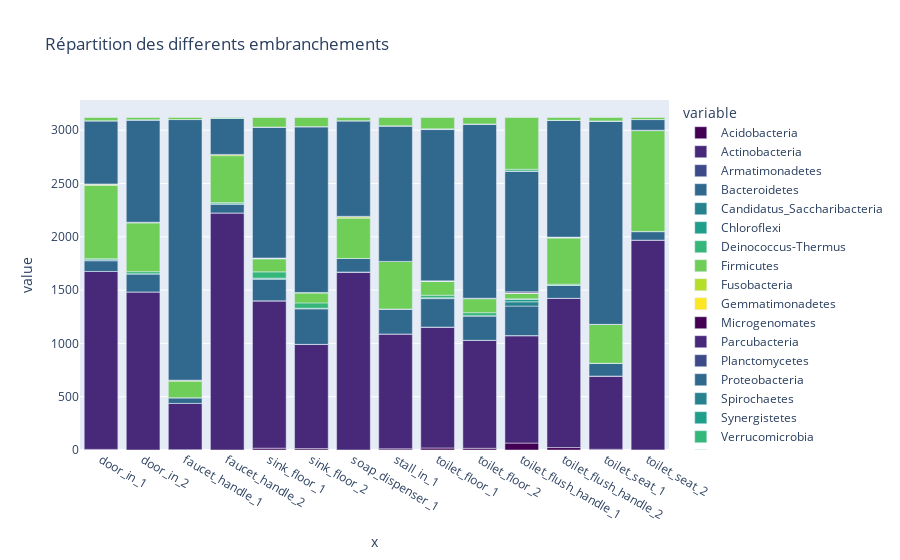

The notebook cell saved with this chart:
### Code cell
#Objectif : Visualisation de la repartition des differents embranchements au sein des differents echantillons a l'aide d'un barplot

matrice=df.groupby(by="embranchement").sum()


indexNamesArr = matrice.index.values
indexNamesArr
listOfRowIndexLabels = list(indexNamesArr)
matrice.to_numpy
columnsNamesArr = matrice.columns.values
listOfColumnNames = list(columnsNamesArr)



fig = px.bar(matrice.transpose(), x=columnsNamesArr, y=listOfRowIndexLabels, color_discrete_sequence=px.colors.sequential.Viridis, title="Répartition des differents embranchements")
fig.show()

### Figure 1 — Plotly figure (JSON) as saved in the notebook; plotly's stock layout.template omitted (floating-point values rounded to 4 significant figures)
{"data": [{"alignmentgroup": "True", "hovertemplate": "variable=Acidobacteria<br>x=%{x}<br>value=%{y}<extra></extra>", "legendgroup": "Acidobacteria", "marker": {"color": "#440154"}, "name": "Acidobacteria", "offsetgroup": "Acidobacteria", "orientation": "v", "showlegend": true, "textposition": "auto", "type": "bar", "x": ["door_in_1", "door_in_2", "faucet_handle_1", "faucet_handle_2", "sink_floor_1", "sink_floor_2", "soap_dispenser_1", "stall_in_1", "toilet_floor_1", "toilet_floor_2", "toilet_flush_handle_1", "toilet_flush_handle_2", "toilet_seat_1", "toilet_seat_2"], "xaxis": "x", "y": [6, 0, 3, 0, 17, 13, 0, 11, 19, 16, 65, 23, 7, 1], "yaxis": "y"}, {"alignmentgroup": "True", "hovertemplate": "variable=Actinobacteria<br>x=%{x}<br>value=%{y}<extra></extra>", "legendgroup": "Actinobacteria", "marker": {"color": "#482878"}, "name": "Actinobacteria", "offsetgroup": "Actinobacteria", "orientation": "v", "showlegend": true, "textposition": "auto", "type": "bar", "x": ["door_in_1", "door_in_2", "faucet_handle_1", "faucet_handle_2", "sink_floor_1", "sink_floor_2", "soap_dispenser_1", "stall_in_1", "toilet_floor_1", "toilet_floor_2", "toilet_flush_handle_1", "toilet_flush_handle_2", "toilet_seat_1", "toilet_seat_2"], "xaxis": "x", "y": [1669, 1483, 434, 2224, 1382, 978, 1665, 1077, 1133, 1013, 1006, 1400, 685, 1968], "yaxis": "y"}, {"alignmentgroup": "True", "hovertemplate": "variable=Armatimonadetes<br>x=%{x}<br>value=%{y}<extra></extra>", "legendgroup": "Armatimonadetes", "marker": {"color": "#3e4989"}, "name": "Armatimonadetes", "offsetgroup": "Armatimonadetes", "orientation": "v", "showlegend": true, "textposition": "auto", "type": "bar", "x": ["door_in_1", "door_in_2", "faucet_handle_1", "faucet_handle_2", "sink_floor_1", "sink_floor_2", "soap_dispenser_1", "stall_in_1", "toilet_floor_1", "toilet_floor_2", "toilet_flush_handle_1", "toilet_flush_handle_2", "toilet_seat_1", "toilet_seat_2"], "xaxis": "x", "y": [0, 0, 0, 0, 0, 0, 5, 0, 1, 0, 3, 0, 2, 0], "yaxis": "y"}, {"alignmentgroup": "True", "hovertemplate": "variable=Bacteroidetes<br>x=%{x}<br>value=%{y}<extra></extra>", "legendgroup": "Bacteroidetes", "marker": {"color": "#31688e"}, "name": "Bacteroidetes", "offsetgroup": "Bacteroidetes", "orientation": "v", "showlegend": true, "textposition": "auto", "type": "bar", "x": ["door_in_1", "door_in_2", "faucet_handle_1", "faucet_handle_2", "sink_floor_1", "sink_floor_2", "soap_dispenser_1", "stall_in_1", "toilet_floor_1", "toilet_floor_2", "toilet_flush_handle_1", "toilet_flush_handle_2", "toilet_seat_1", "toilet_seat_2"], "xaxis": "x", "y": [100, 170, 54, 84, 201, 333, 127, 235, 267, 228, 276, 120, 117, 80], "yaxis": "y"}, {"alignmentgroup": "True", "hovertemplate": "variable=Candidatus_Saccharibacteria<br>x=%{x}<br>value=%{y}<extra></extra>", "legendgroup": "Candidatus_Saccharibacteria", "marker": {"color": "#26828e"}, "name": "Candidatus_Saccharibacteria", "offsetgroup": "Candidatus_Saccharibacteria", "orientation": "v", "showlegend": true, "textposition": "auto", "type": "bar", "x": ["door_in_1", "door_in_2", "faucet_handle_1", "faucet_handle_2", "sink_floor_1", "sink_floor_2", "soap_dispenser_1", "stall_in_1", "toilet_floor_1", "toilet_floor_2", "toilet_flush_handle_1", "toilet_flush_handle_2", "toilet_seat_1", "toilet_seat_2"], "xaxis": "x", "y": [10, 0, 0, 1, 12, 6, 0, 0, 6, 3, 40, 1, 1, 0], "yaxis": "y"}, {"alignmentgroup": "True", "hovertemplate": "variable=Chloroflexi<br>x=%{x}<br>value=%{y}<extra></extra>", "legendgroup": "Chloroflexi", "marker": {"color": "#1f9e89"}, "name": "Chloroflexi", "offsetgroup": "Chloroflexi", "orientation": "v", "showlegend": true, "textposition": "auto", "type": "bar", "x": ["door_in_1", "door_in_2", "faucet_handle_1", "faucet_handle_2", "sink_floor_1", "sink_floor_2", "soap_dispenser_1", "stall_in_1", "toilet_floor_1", "toilet_floor_2", "toilet_flush_handle_1", "toilet_flush_handle_2", "toilet_seat_1", "toilet_seat_2"], "xaxis": "x", "y": [0, 0, 0, 0, 0, 0, 0, 0, 3, 0, 23, 1, 0, 0], "yaxis": "y"}, {"alignmentgroup": "True", "hovertemplate": "variable=Deinococcus-Thermus<br>x=%{x}<br>value=%{y}<extra></extra>", "legendgroup": "Deinococcus-Thermus", "marker": {"color": "#35b779"}, "name": "Deinococcus-Thermus", "offsetgroup": "Deinococcus-Thermus", "orientation": "v", "showlegend": true, "textposition": "auto", "type": "bar", "x": ["door_in_1", "door_in_2", "faucet_handle_1", "faucet_handle_2", "sink_floor_1", "sink_floor_2", "soap_dispenser_1", "stall_in_1", "toilet_floor_1", "toilet_floor_2", "toilet_flush_handle_1", "toilet_flush_handle_2", "toilet_seat_1", "toilet_seat_2"], "xaxis": "x", "y": [10, 20, 0, 12, 59, 50, 0, 0, 23, 28, 5, 10, 2, 1], "yaxis": "y"}, {"alignmentgroup": "True", "hovertemplate": "variable=Firmicutes<br>x=%{x}<br>value=%{y}<extra></extra>", "legendgroup": "Firmicutes", "marker": {"color": "#6ece58"}, "name": "Firmicutes", "offsetgroup": "Firmicutes", "orientation": "v", "showlegend": true, "textposition": "auto", "type": "bar", "x": ["door_in_1", "door_in_2", "faucet_handle_1", "faucet_handle_2", "sink_floor_1", "sink_floor_2", "soap_dispenser_1", "stall_in_1", "toilet_floor_1", "toilet_floor_2", "toilet_flush_handle_1", "toilet_flush_handle_2", "toilet_seat_1", "toilet_seat_2"], "xaxis": "x", "y": [686, 457, 155, 440, 123, 94, 378, 446, 130, 131, 51, 433, 363, 946], "yaxis": "y"}, {"alignmentgroup": "True", "hovertemplate": "variable=Fusobacteria<br>x=%{x}<br>value=%{y}<extra></extra>", "legendgroup": "Fusobacteria", "marker": {"color": "#b5de2b"}, "name": "Fusobacteria", "offsetgroup": "Fusobacteria", "orientation": "v", "showlegend": true, "textposition": "auto", "type": "bar", "x": ["door_in_1", "door_in_2", "faucet_handle_1", "faucet_handle_2", "sink_floor_1", "sink_floor_2", "soap_dispenser_1", "stall_in_1", "toilet_floor_1", "toilet_floor_2", "toilet_flush_handle_1", "toilet_flush_handle_2", "toilet_seat_1", "toilet_seat_2"], "xaxis": "x", "y": [15, 7, 8, 12, 1, 2, 14, 0, 3, 2, 1, 9, 2, 4], "yaxis": "y"}, {"alignmentgroup": "True", "hovertemplate": "variable=Gemmatimonadetes<br>x=%{x}<br>value=%{y}<extra></extra>", "legendgroup": "Gemmatimonadetes", "marker": {"color": "#fde725"}, "name": "Gemmatimonadetes", "offsetgroup": "Gemmatimonadetes", "orientation": "v", "showlegend": true, "textposition": "auto", "type": "bar", "x": ["door_in_1", "door_in_2", "faucet_handle_1", "faucet_handle_2", "sink_floor_1", "sink_floor_2", "soap_dispenser_1", "stall_in_1", "toilet_floor_1", "toilet_floor_2", "toilet_flush_handle_1", "toilet_flush_handle_2", "toilet_seat_1", "toilet_seat_2"], "xaxis": "x", "y": [0, 0, 1, 0, 3, 1, 0, 0, 0, 1, 2, 0, 0, 0], "yaxis": "y"}, {"alignmentgroup": "True", "hovertemplate": "variable=Microgenomates<br>x=%{x}<br>value=%{y}<extra></extra>", "legendgroup": "Microgenomates", "marker": {"color": "#440154"}, "name": "Microgenomates", "offsetgroup": "Microgenomates", "orientation": "v", "showlegend": true, "textposition": "auto", "type": "bar", "x": ["door_in_1", "door_in_2", "faucet_handle_1", "faucet_handle_2", "sink_floor_1", "sink_floor_2", "soap_dispenser_1", "stall_in_1", "toilet_floor_1", "toilet_floor_2", "toilet_flush_handle_1", "toilet_flush_handle_2", "toilet_seat_1", "toilet_seat_2"], "xaxis": "x", "y": [0, 0, 0, 0, 2, 0, 0, 0, 0, 0, 0, 0, 0, 0], "yaxis": "y"}, {"alignmentgroup": "True", "hovertemplate": "variable=Parcubacteria<br>x=%{x}<br>value=%{y}<extra></extra>", "legendgroup": "Parcubacteria", "marker": {"color": "#482878"}, "name": "Parcubacteria", "offsetgroup": "Parcubacteria", "orientation": "v", "showlegend": true, "textposition": "auto", "type": "bar", "x": ["door_in_1", "door_in_2", "faucet_handle_1", "faucet_handle_2", "sink_floor_1", "sink_floor_2", "soap_dispenser_1", "stall_in_1", "toilet_floor_1", "toilet_floor_2", "toilet_flush_handle_1", "toilet_flush_handle_2", "toilet_seat_1", "toilet_seat_2"], "xaxis": "x", "y": [0, 0, 0, 0, 0, 0, 0, 0, 0, 1, 12, 0, 0, 0], "yaxis": "y"}, {"alignmentgroup": "True", "hovertemplate": "variable=Planctomycetes<br>x=%{x}<br>value=%{y}<extra></extra>", "legendgroup": "Planctomycetes", "marker": {"color": "#3e4989"}, "name": "Planctomycetes", "offsetgroup": "Planctomycetes", "orientation": "v", "showlegend": true, "textposition": "auto", "type": "bar", "x": ["door_in_1", "door_in_2", "faucet_handle_1", "faucet_handle_2", "sink_floor_1", "sink_floor_2", "soap_dispenser_1", "stall_in_1", "toilet_floor_1", "toilet_floor_2", "toilet_flush_handle_1", "toilet_flush_handle_2", "toilet_seat_1", "toilet_seat_2"], "xaxis": "x", "y": [0, 0, 0, 0, 1, 1, 3, 0, 2, 1, 0, 0, 0, 0], "yaxis": "y"}, {"alignmentgroup": "True", "hovertemplate": "variable=Proteobacteria<br>x=%{x}<br>value=%{y}<extra></extra>", "legendgroup": "Proteobacteria", "marker": {"color": "#31688e"}, "name": "Proteobacteria", "offsetgroup": "Proteobacteria", "orientation": "v", "showlegend": true, "textposition": "auto", "type": "bar", "x": ["door_in_1", "door_in_2", "faucet_handle_1", "faucet_handle_2", "sink_floor_1", "sink_floor_2", "soap_dispenser_1", "stall_in_1", "toilet_floor_1", "toilet_floor_2", "toilet_flush_handle_1", "toilet_flush_handle_2", "toilet_seat_1", "toilet_seat_2"], "xaxis": "x", "y": [593, 960, 2445, 340, 1229, 1555, 897, 1272, 1419, 1634, 1133, 1096, 1906, 100], "yaxis": "y"}, {"alignmentgroup": "True", "hovertemplate": "variable=Spirochaetes<br>x=%{x}<br>value=%{y}<extra></extra>", "legendgroup": "Spirochaetes", "marker": {"color": "#26828e"}, "name": "Spirochaetes", "offsetgroup": "Spirochaetes", "orientation": "v", "showlegend": true, "textposition": "auto", "type": "bar", "x": ["door_in_1", "door_in_2", "faucet_handle_1", "faucet_handle_2", "sink_floor_1", "sink_floor_2", "soap_dispenser_1", "stall_in_1", "toilet_floor_1", "toilet_floor_2", "toilet_flush_handle_1", "toilet_flush_handle_2", "toilet_seat_1", "toilet_seat_2"], "xaxis": "x", "y": [0, 0, 0, 0, 0, 0, 0, 0, 6, 0, 0, 0, 0, 0], "yaxis": "y"}, {"alignmentgroup": "True", "hovertemplate": "variable=Synergistetes<br>x=%{x}<br>value=%{y}<extra></extra>", "legendgroup": "Synergistetes", "marker": {"color": "#1f9e89"}, "name": "Synergistetes", "offsetgroup": "Synergistetes", "orientation": "v", "showlegend": true, "textposition": "auto", "type": "bar", "x": ["door_in_1", "door_in_2", "faucet_handle_1", "faucet_handle_2", "sink_floor_1", "sink_floor_2", "soap_dispenser_1", "stall_in_1", "toilet_floor_1", "toilet_floor_2", "toilet_flush_handle_1", "toilet_flush_handle_2", "toilet_seat_1", "toilet_seat_2"], "xaxis": "x", "y": [0, 0, 0, 0, 0, 0, 0, 0, 0, 0, 0, 0, 2, 0], "yaxis": "y"}, {"alignmentgroup": "True", "hovertemplate": "variable=Verrucomicrobia<br>x=%{x}<br>value=%{y}<extra></extra>", "legendgroup": "Verrucomicrobia", "marker": {"color": "#35b779"}, "name": "Verrucomicrobia", "offsetgroup": "Verrucomicrobia", "orientation": "v", "showlegend": true, "textposition": "auto", "type": "bar", "x": ["door_in_1", "door_in_2", "faucet_handle_1", "faucet_handle_2", "sink_floor_1", "sink_floor_2", "soap_dispenser_1", "stall_in_1", "toilet_floor_1", "toilet_floor_2", "toilet_flush_handle_1", "toilet_flush_handle_2", "toilet_seat_1", "toilet_seat_2"], "xaxis": "x", "y": [0, 0, 0, 0, 0, 1, 0, 0, 1, 1, 16, 0, 0, 0], "yaxis": "y"}, {"alignmentgroup": "True", "hovertemplate": "variable=unclassified<br>x=%{x}<br>value=%{y}<extra></extra>", "legendgroup": "unclassified", "marker": {"color": "#6ece58"}, "name": "unclassified", "offsetgroup": "unclassified", "orientation": "v", "showlegend": true, "textposition": "auto", "type": "bar", "x": ["door_in_1", "door_in_2", "faucet_handle_1", "faucet_handle_2", "sink_floor_1", "sink_floor_2", "soap_dispenser_1", "stall_in_1", "toilet_floor_1", "toilet_floor_2", "toilet_flush_handle_1", "toilet_flush_handle_2", "toilet_seat_1", "toilet_seat_2"], "xaxis": "x", "y": [30, 22, 19, 6, 89, 85, 30, 78, 106, 60, 486, 26, 32, 19], "yaxis": "y"}], "layout": {"barmode": "relative", "legend": {"title": {"text": "variable"}, "tracegroupgap": 0}, "title": {"text": "Répartition des differents embranchements"}, "xaxis": {"anchor": "y", "domain": [0, 1], "title": {"text": "x"}}, "yaxis": {"anchor": "x", "domain": [0, 1], "title": {"text": "value"}}}}
